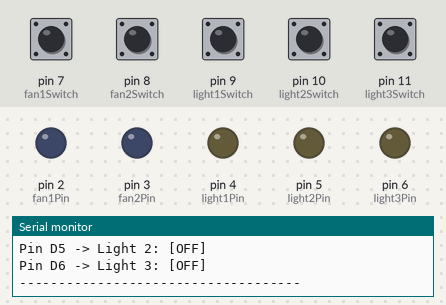
A sketch run on a simulated Arduino Uno, built with avr-gcc and run on an emulated ATmega328P. On the bench: output pins drawn as LEDs (lit = HIGH), the last lines printed to the serial monitor. Dashed ring = blinking. Inputs (shaded band) come from the test bench; at power-on: pin 7 (fan1Switch), pin 8 (fan2Switch), pin 9 (light1Switch), pin 10 (light2Switch), pin 11 (light3Switch) HIGH.

Above: at 1.2 s.
1.3 s: pin 7 (fan1Switch) pulled LOW for 1 s
At 1.43 s:
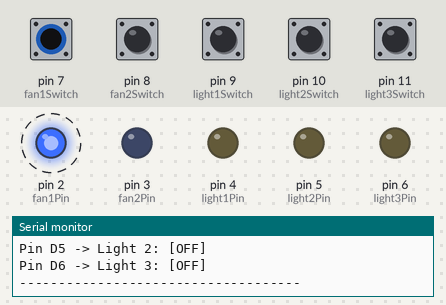
3.8 s: pin 9 (light1Switch) pulled LOW for 0.15 s
At 5.0 s:
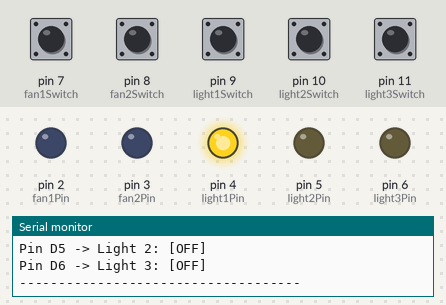
5.4 s: pin 8 (fan2Switch) pulled LOW for 0.15 s
At 6.4 s:
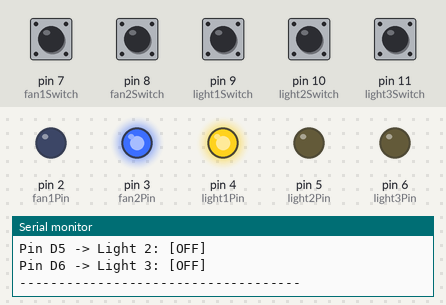
7.0 s: pin 10 (light2Switch) pulled LOW for 0.15 s
At 7.6 s:
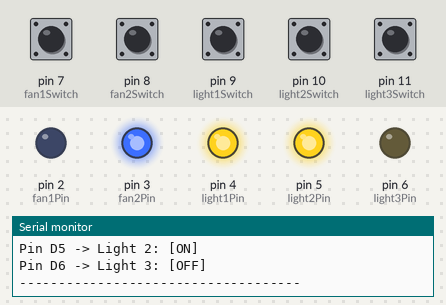
8.6 s: pin 11 (light3Switch) pulled LOW for 0.15 s
At 9.8 s:
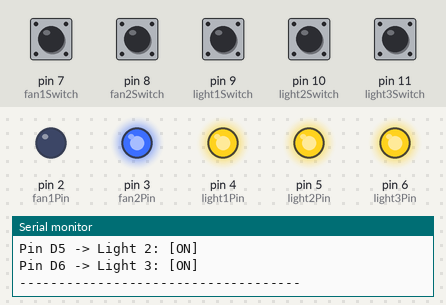
10.2 s: pin 7 (fan1Switch) pulled LOW for 0.15 s
At 11.3 s:
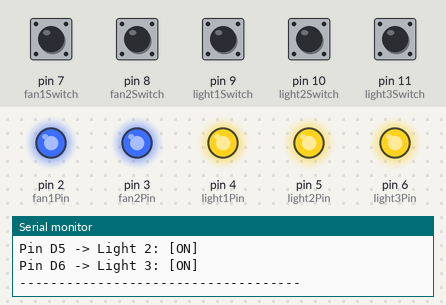
Timing chart, 0 to 12.8 s (numbered marks = the images above; inputs shaded):
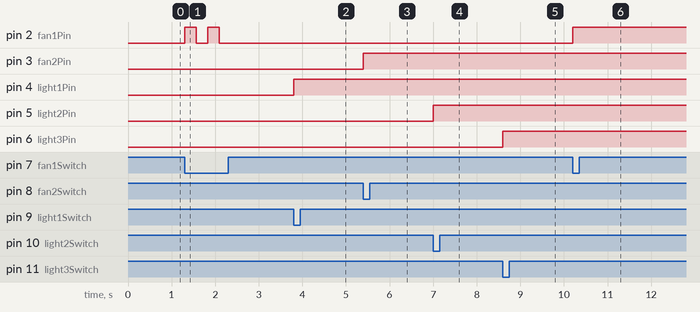

The sketch:

sketch.ino
```cpp
// ====================================================================
// DESIGN NOTE: LEDs simulate actual office fans and lights for safety
// and evaluation clarity within the koncept environment.
// ====================================================================

// Output Device Pin Mappings
const int fan1Pin = 2;
const int fan2Pin = 3;
const int light1Pin = 4;
const int light2Pin = 5;
const int light3Pin = 6;

// Input Toggle Switch Pin Mappings (As Requested)
const int fan1Switch = 7;
const int fan2Switch = 8;
const int light1Switch = 9;
const int light2Switch = 10;
const int light3Switch = 11;

// Device State Registers
bool fan1State = false;
bool fan2State = false;
bool light1State = false;
bool light2State = false;
bool light3State = false;

void setup() {
  Serial.begin(115200);
  Serial.println("==================================================");
  Serial.println(" SMART OFFICE INPUT/OUTPUT CONTROL BUS RUNNING   ");
  Serial.println("==================================================");

  // Initialize Hardware Outputs
  pinMode(fan1Pin, OUTPUT);
  pinMode(fan2Pin, OUTPUT);
  pinMode(light1Pin, OUTPUT);
  pinMode(light2Pin, OUTPUT);
  pinMode(light3Pin, OUTPUT);

  // Initialize Input Wall Switches using Internal Pull-Up Topology
  pinMode(fan1Switch, INPUT_PULLUP);
  pinMode(fan2Switch, INPUT_PULLUP);
  pinMode(light1Switch, INPUT_PULLUP);
  pinMode(light2Switch, INPUT_PULLUP);
  pinMode(light3Switch, INPUT_PULLUP);

  printDashboard();
}

void loop() {
  bool actionDetected = false;

  // Read and Process Fan 1 State Change
  if (digitalRead(fan1Switch) == LOW) {
    fan1State = !fan1State;
    digitalWrite(fan1Pin, fan1State ? HIGH : LOW);
    actionDetected = true;
    delay(250); // Hardwired Debounce Window
  }

  // Read and Process Fan 2 State Change
  if (digitalRead(fan2Switch) == LOW) {
    fan2State = !fan2State;
    digitalWrite(fan2Pin, fan2State ? HIGH : LOW);
    actionDetected = true;
    delay(250);
  }

  // Read and Process Light 1 State Change
  if (digitalRead(light1Switch) == LOW) {
    light1State = !light1State;
    digitalWrite(light1Pin, light1State ? HIGH : LOW);
    actionDetected = true;
    delay(250);
  }

  // Read and Process Light 2 State Change
  if (digitalRead(light2Switch) == LOW) {
    light2State = !light2State;
    digitalWrite(light2Pin, light2State ? HIGH : LOW);
    actionDetected = true;
    delay(250);
  }

  // Read and Process Light 3 State Change
  if (digitalRead(light3Switch) == LOW) {
    light3State = !light3State;
    digitalWrite(light3Pin, light3State ? HIGH : LOW);
    actionDetected = true;
    delay(250);
  }

  if (actionDetected) {
    printDashboard();
  }
}

// System State Console Logging
void printDashboard() {
  Serial.println("\n[SYSTEM BUS STATE REPORT]");
  Serial.println("------------------------------------");
  Serial.print("Pin D2 -> Fan 1:   "); Serial.println(fan1State ? "[ON]" : "[OFF]");
  Serial.print("Pin D3 -> Fan 2:   "); Serial.println(fan2State ? "[ON]" : "[OFF]");
  Serial.print("Pin D4 -> Light 1: "); Serial.println(light1State ? "[ON]" : "[OFF]");
  Serial.print("Pin D5 -> Light 2: "); Serial.println(light2State ? "[ON]" : "[OFF]");
  Serial.print("Pin D6 -> Light 3: "); Serial.println(light3State ? "[ON]" : "[OFF]");
  Serial.println("------------------------------------");
}
```

Measured:
- after the input at 1.3 s, pin 2 (fan1Pin): alternates HIGH for 0.26 s and LOW for 0.26 s, 4 changes in all, then stays LOW, starting at once
- after the input at 3.8 s, pin 4 (light1Pin): LOW → HIGH at once
- after the input at 5.4 s, pin 3 (fan2Pin): LOW → HIGH at once
- after the input at 7.0 s, pin 5 (light2Pin): LOW → HIGH at once
- after the input at 8.6 s, pin 6 (light3Pin): LOW → HIGH at once
- after the input at 10.2 s, pin 2 (fan1Pin): LOW → HIGH at once
